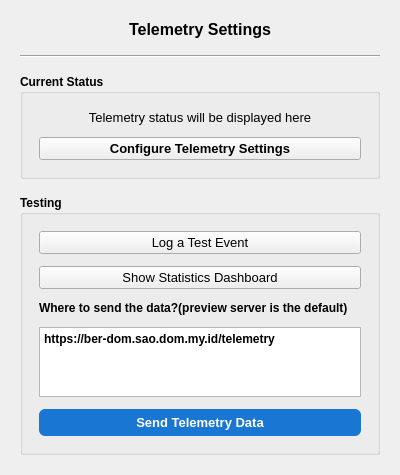
<?xml version="1.0" encoding="UTF-8"?>
<ui version="4.0">
 <class>TelemetrySummaryWidget</class>
 <widget class="qMRMLWidget" name="TelemetrySummaryWidget">
  <property name="geometry">
   <rect>
    <x>0</x>
    <y>0</y>
    <width>400</width>
    <height>300</height>
   </rect>
  </property>
  <layout class="QVBoxLayout" name="verticalLayout">
   <property name="spacing">
    <number>16</number>
   </property>
   <property name="leftMargin">
    <number>20</number>
   </property>
   <property name="topMargin">
    <number>20</number>
   </property>
   <property name="rightMargin">
    <number>20</number>
   </property>
   <property name="bottomMargin">
    <number>20</number>
   </property>
   <item>
    <widget class="QLabel" name="titleLabel">
     <property name="font">
      <font>
       <pointsize>12</pointsize>
       <weight>75</weight>
       <bold>true</bold>
      </font>
     </property>
     <property name="text">
      <string>Telemetry Settings</string>
     </property>
     <property name="alignment">
      <set>Qt::AlignCenter</set>
     </property>
    </widget>
   </item>
   <item>
    <widget class="QFrame" name="separatorFrame">
     <property name="frameShape">
      <enum>QFrame::HLine</enum>
     </property>
     <property name="frameShadow">
      <enum>QFrame::Sunken</enum>
     </property>
    </widget>
   </item>
   <item>
    <widget class="QGroupBox" name="statusGroupBox">
     <property name="title">
      <string>Current Status</string>
     </property>
     <property name="font">
      <font>
       <weight>75</weight>
       <bold>true</bold>
      </font>
     </property>
     <layout class="QVBoxLayout" name="statusLayout">
      <property name="spacing">
       <number>12</number>
      </property>
      <property name="leftMargin">
       <number>16</number>
      </property>
      <property name="topMargin">
       <number>16</number>
      </property>
      <property name="rightMargin">
       <number>16</number>
      </property>
      <property name="bottomMargin">
       <number>16</number>
      </property>
      <item>
       <widget class="QLabel" name="statusLabel">
        <property name="font">
         <font>
          <pointsize>10</pointsize>
          <weight>50</weight>
          <bold>false</bold>
         </font>
        </property>
        <property name="text">
         <string>Telemetry status will be displayed here</string>
        </property>
        <property name="wordWrap">
         <bool>true</bool>
        </property>
        <property name="alignment">
         <set>Qt::AlignCenter</set>
        </property>
       </widget>
      </item>
      <item>
       <widget class="QPushButton" name="configureButton">
        <property name="font">
         <font>
          <pointsize>10</pointsize>
          <weight>75</weight>
          <bold>true</bold>
         </font>
        </property>
        <property name="text">
         <string>Configure Telemetry Settings</string>
        </property>
        <property name="toolTip">
         <string>Open the telemetry permission dialog to configure data collection settings</string>
        </property>
       </widget>
      </item>
     </layout>
    </widget>
   </item>
   <item>
    <widget class="QGroupBox" name="testingGroupBox">
     <property name="title">
      <string>Testing</string>
     </property>
     <property name="font">
      <font>
       <weight>75</weight>
       <bold>true</bold>
      </font>
     </property>
     <layout class="QVBoxLayout" name="testingLayout">
      <property name="spacing">
       <number>12</number>
      </property>
      <property name="leftMargin">
       <number>16</number>
      </property>
      <property name="topMargin">
       <number>16</number>
      </property>
      <property name="rightMargin">
       <number>16</number>
      </property>
      <property name="bottomMargin">
       <number>16</number>
      </property>
      <item>
       <widget class="QPushButton" name="logEventButton">
        <property name="font">
         <font>
          <pointsize>10</pointsize>
          <weight>50</weight>
          <bold>false</bold>
         </font>
        </property>
        <property name="text">
         <string>Log a Test Event</string>
        </property>
        <property name="toolTip">
         <string>Log a test telemetry event to verify the system is working</string>
        </property>
       </widget>
      </item>
      <item>
       <widget class="QPushButton" name="showStatsButton">
        <property name="font">
         <font>
          <pointsize>10</pointsize>
          <weight>50</weight>
          <bold>false</bold>
         </font>
        </property>
        <property name="text">
         <string>Show Statistics Dashboard</string>
        </property>
        <property name="toolTip">
         <string>Open the usage statistics dashboard</string>
        </property>
       </widget>
      </item>
    <item>
     <widget class="QLabel" name="urlLabel">
      <property name="text">
       <string>Where to send the data?(preview server is the default)</string>
      </property>
      <property name="wordWrap">
       <bool>true</bool>
      </property>
     </widget>
    </item>
    <item>
     <widget class="QTextEdit" name="urlTextEdit">
      <property name="plainText">
       <string>https://ber-dom.sao.dom.my.id/telemetry</string>
      </property>
      <property name="maximumHeight">
       <number>40</number>
      </property>
     </widget>
    </item>
      <item>
       <widget class="QPushButton" name="sendDataButton">
        <property name="font">
         <font>
          <pointsize>10</pointsize>
          <weight>75</weight>
          <bold>true</bold>
         </font>
        </property>
        <property name="text">
         <string>Send Telemetry Data</string>
        </property>
        <property name="toolTip">
         <string>Open the dialog to review and send telemetry usage data</string>
        </property>
        <property name="styleSheet">
         <string>background-color: #1976d2; color: white; border-radius: 6px; padding: 6px 12px; font-weight: bold;</string>
        </property>
       </widget>
      </item>
     </layout>
    </widget>
   </item>
   <item>
    <spacer name="verticalSpacer">
     <property name="orientation">
      <enum>Qt::Vertical</enum>
     </property>
     <property name="sizeHint" stdset="0">
      <size>
       <width>20</width>
       <height>40</height>
      </size>
     </property>
    </spacer>
   </item>
  </layout>
 </widget>
 <customwidgets>
  <customwidget>
   <class>qMRMLWidget</class>
   <extends>QWidget</extends>
   <header>qMRMLWidget.h</header>
   <container>1</container>
  </customwidget>
 </customwidgets>
 <resources/>
 <connections/>
</ui>
